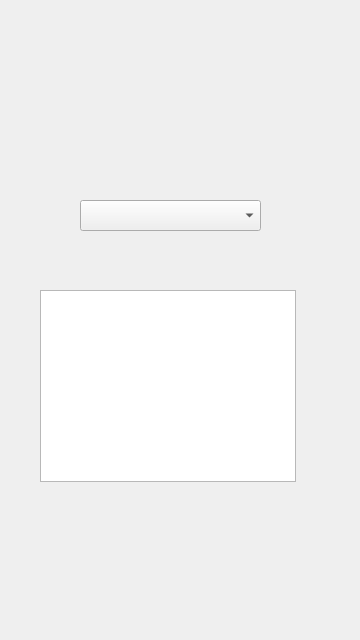
<?xml version="1.0" encoding="UTF-8"?>
<ui version="4.0">
 <class>MainWindow</class>
 <widget class="QMainWindow" name="MainWindow">
  <property name="geometry">
   <rect>
    <x>0</x>
    <y>0</y>
    <width>360</width>
    <height>640</height>
   </rect>
  </property>
  <property name="windowTitle">
   <string>MainWindow</string>
  </property>
  <widget class="QWidget" name="centralWidget">
   <widget class="QComboBox" name="comboBox">
    <property name="geometry">
     <rect>
      <x>80</x>
      <y>200</y>
      <width>181</width>
      <height>31</height>
     </rect>
    </property>
   </widget>
   <widget class="QListWidget" name="listWidget">
    <property name="geometry">
     <rect>
      <x>40</x>
      <y>290</y>
      <width>256</width>
      <height>192</height>
     </rect>
    </property>
   </widget>
  </widget>
 </widget>
 <layoutdefault spacing="6" margin="11"/>
 <resources/>
 <connections/>
</ui>
